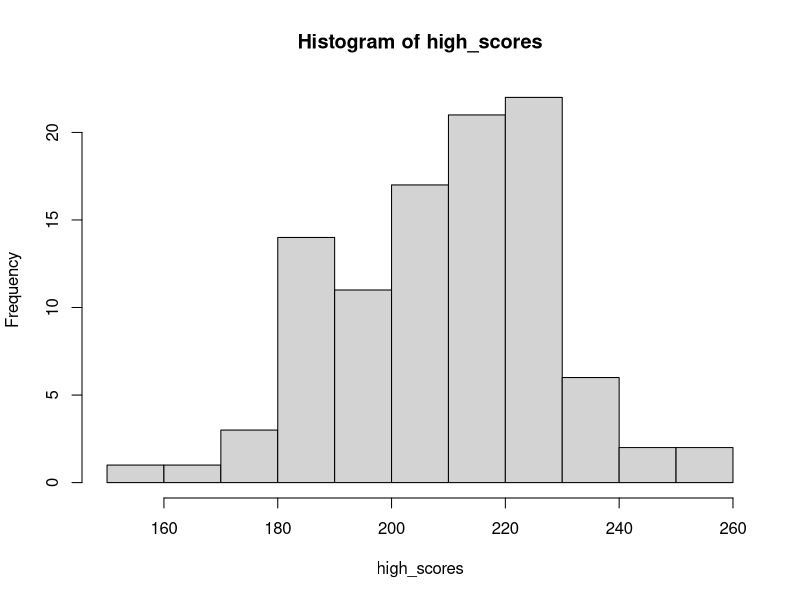
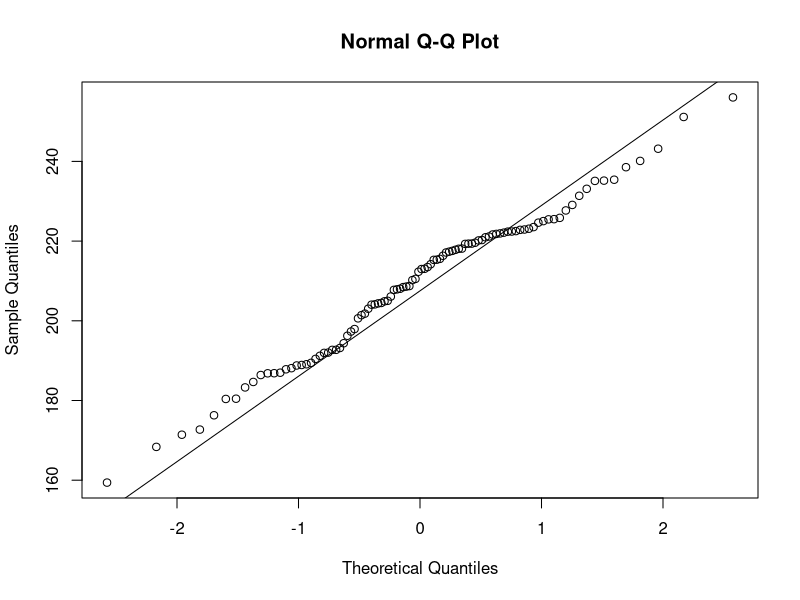

R code for these plots, in order:
#' @title 8_TestingForNormality.R
#' @description Outlining 3 methods for determining normality of numerical data
#' @author NMCG
#' @bugs None
#' @keywords histogram, qqplot, Shapiro-Wilk
#' @seealso https://www.r-bloggers.com/2019/08/shapiro-wilk-test-for-normality-in-r/

set.seed(Sys.time())
N <- 100
mn <- 210
stdev <- 20
# 99% of Tetris players are in the range [150, 270]
high_scores <- rnorm(N, mean = mn, sd = stdev)
#high_scores <- rnorm(N, 100, 20)

high_scores

# 1. Visual inspection - Histogram
hist(high_scores)
# comment - modality, symmetry, skewness

#2. QQ-Plot
qqnorm(high_scores)
qqline(high_scores)

#3. Shapiro-Wilk - "the test rejects the hypothesis of normality when the p-value is less than or equal to 0.05"
result_sw <- shapiro.test(high_scores)
result_sw




# fake_scores <- c(190, 190, 205, 185, 180, 220, 250)
# a <- mean(fake_scores)
# a
# 
# b <- sd(fake_scores)
# b
# 
# ideal_fake_scores <- rnorm(7, a, b)
# ideal_fake_scores
# 
# 
# hist(fake_scores, main = "Fake")
# hist(ideal_fake_scores, main = "Ideal")
# 
# #z <- (actual - mean)/std
# 
# -1 <- (actual - 205)/24
# -24 <- actual - 205
# actual <- 181







